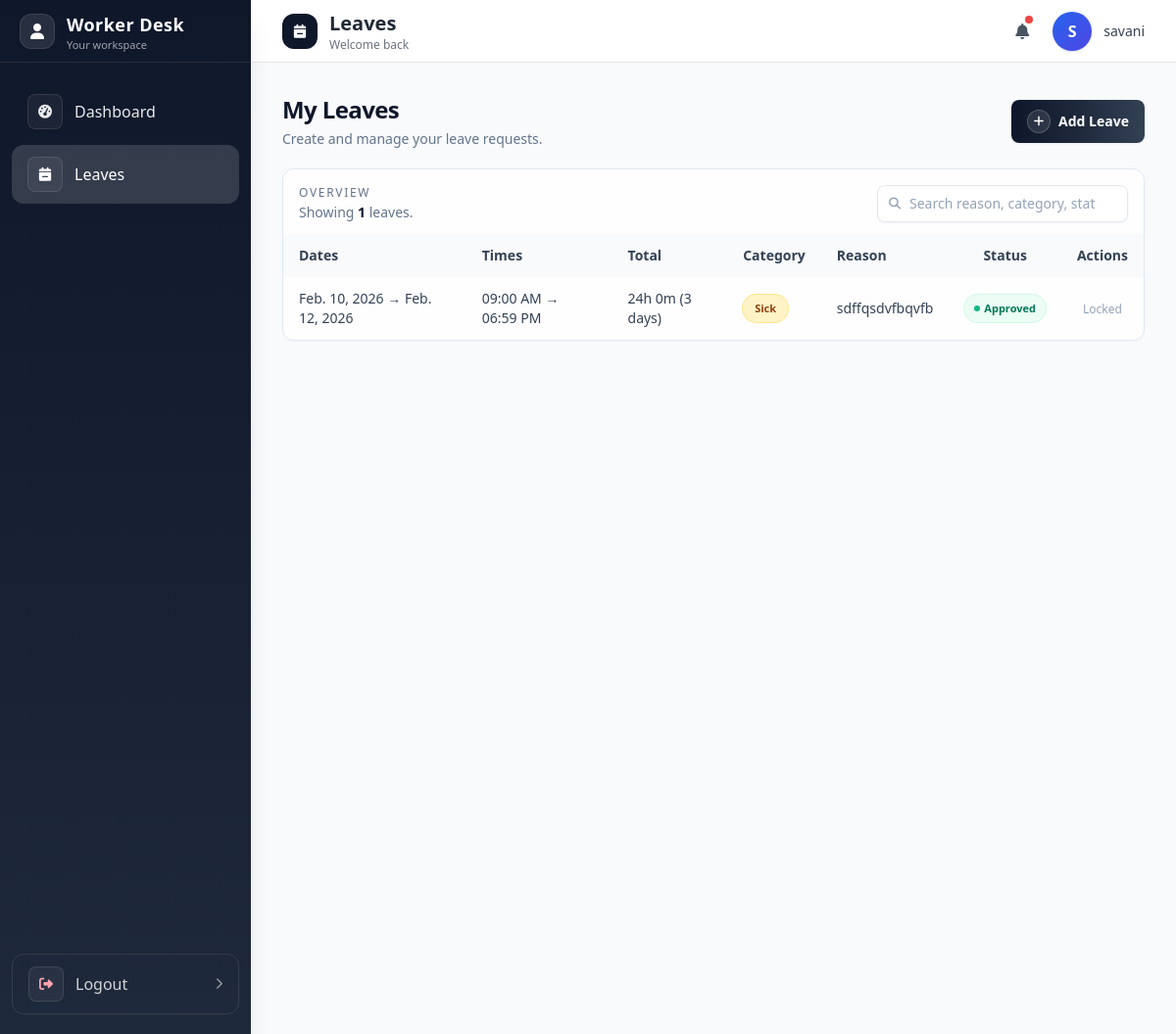
The page /workers/leave (signed in) on the database its author committed.
### admin_panel/models.py (models this page shows, shortened)
class Workers(models.Model):
    name = models.CharField(max_length=100)
    email = models.EmailField(unique=True)
    GENDER_CHOICES = [('Male', 'Male'), ('Female', 'Female'), ('Other', 'Other')]
    STATUS_CHOICES = [('Active', 'Active'), ('Inactive', 'Inactive')]
    profile_picture = models.ImageField(upload_to='worker/profile/', blank=True, null=True)
    document = models.FileField(upload_to='worker/documents/', blank=True, null=True)
    password = models.CharField(max_length=10)
    first_name = models.CharField(max_length=20)
    last_name = models.CharField(max_length=20)
    state = models.CharField(max_length=100, blank=True)
    city = models.CharField(max_length=100, blank=True)
    address = models.CharField(max_length=255, blank=True)
    mbno = models.IntegerField()
    salary = models.DecimalField(max_digits=10, decimal_places=2, default=0)
    gender = models.CharField(max_length=10, choices=GENDER_CHOICES)
    status = models.CharField(max_length=10, choices=STATUS_CHOICES)

class Leave(models.Model):
    STATUS_CHOICES = [('Pending', 'Pending'), ('Approved', 'Approved'), ('Rejected', 'Rejected')]
    CATEGORY_CHOICES = [('Sick', 'Sick'), ('Emergency', 'Emergency'), ('Casual', 'Casual')]
    worker = models.ForeignKey(Workers, on_delete=models.CASCADE, related_name='leaves')
    start_date = models.DateField()
    end_date = models.DateField()
    start_time = models.TimeField(blank=True, null=True)
    end_time = models.TimeField(blank=True, null=True)
    category = models.CharField(max_length=20, choices=CATEGORY_CHOICES, default='Casual')
    reason = models.TextField(blank=True)
    status = models.CharField(max_length=10, choices=STATUS_CHOICES, default='Pending')
    total_minutes = models.IntegerField(default=0)
    created_at = models.DateTimeField(auto_now_add=True)
    updated_at = models.DateTimeField(auto_now=True)
    class Meta:
        ordering = ['-created_at', '-id']
    @property
    def total_hm(self):
        h = (self.total_minutes or 0) // 60
        m = (self.total_minutes or 0) % 60
        return f"{h}h {m}m"
    @property
    def day_count(self):
        try:
            return (self.end_date - self.start_date).days + 1
        except Exception:
            return 0

### workers/views.py (the view)
# urls.py: path('leave', wk_leave, name='wk_leave'),
@never_cache
@worker_login_required
def wk_leave(request):
    worker_id = request.session.get('worker_id')
    worker = Workers.objects.get(id=worker_id)
    leaves = Leave.objects.filter(worker=worker).order_by('-created_at')
    return render(request, 'wk_leave.html', {
        'worker': worker,
        'leaves': leaves
    })

### workers/templates/wk_leave.html (shortened to what this page needs)
{% extends 'wk_base.html' %}
{% block wk_base %}
<main class="p-4 sm:p-6 lg:p-8 bg-slate-50 min-h-screen">
    <div class="flex flex-col sm:flex-row sm:items-center sm:justify-between gap-3 mb-5">
        <div>
            <h1 class="text-2xl font-semibold text-slate-900 tracking-tight">My Leaves</h1>
            <p class="mt-1 text-sm text-slate-500">Create and manage your leave requests.</p>
        </div>
        <button id="openLeaveModal"
            class="inline-flex items-center justify-center gap-2 rounded-lg bg-gradient-to-r from-slate-900 via-slate-800 to-slate-700 px-4 py-2.5 text-sm font-semibold text-white shadow-sm hover:from-slate-800 hover:via-slate-700 hover:to-slate-700 focus-visible:outline-none focus-visible:ring-2 focus-visible:ring-slate-500 focus-visible:ring-offset-2 focus-visible:ring-offset-slate-50 transition">
            <span class="inline-flex h-6 w-6 items-center justify-center rounded-full bg-white/10 text-xs border border-white/20">
                <i class="fa-solid fa-plus"></i>
            </span>
            <span>Add Leave</span>
        </button>
    </div>
    <section class="mt-5 rounded-xl border border-slate-200 bg-white/80 backdrop-blur-sm shadow-sm shadow-slate-100">
        <div class="flex flex-col gap-3 px-4 pt-4 pb-3 sm:flex-row sm:items-center sm:justify-between">
            <div class="space-y-0.5">
                <p class="text-xs font-medium uppercase tracking-[0.14em] text-slate-500">Overview</p>
                <p class="text-sm text-slate-500">
                    Showing
                    <span id="leaveVisibleCount" class="font-semibold text-slate-900">{{ leaves|length }}</span>
                    leaves.
                </p>
            </div>
            <div class="w-full sm:w-auto">
                <label class="relative block">
                    <span class="pointer-events-none absolute inset-y-0 left-3 flex items-center text-slate-400">
                    </span>
                    <input
                        id="leaveSearch"
                        type="text"
                        placeholder="Search reason, category, status…"
                        class="w-full sm:w-64 rounded-lg border border-slate-200 bg-white px-8 py-2 text-xs sm:text-sm
                               text-slate-700 placeholder:text-slate-400 shadow-sm
                               focus:border-slate-400 focus:outline-none focus:ring-2 focus:ring-slate-500/50">
                </label>
            </div>
        </div>
        <div class="overflow-x-auto">
            <table class="w-full text-xs sm:text-sm">
                <thead class="bg-slate-50 text-slate-700">
                    <tr>
                        <th class="px-4 py-3 text-left align-middle">Dates</th>
                        <th class="px-4 py-3 text-left align-middle">Times</th>
                        <th class="px-4 py-3 text-left align-middle">Total</th>
                        <th class="px-4 py-3 text-left align-middle">Category</th>
                        <th class="px-4 py-3 text-left align-middle">Reason</th>
                        <th class="px-4 py-3 text-center align-middle">Status</th>
                        <th class="px-4 py-3 text-center align-middle">Actions</th>
                    </tr>
                </thead>
                <tbody id="leavesTableBody" class="divide-y divide-slate-100">
                    {% for l in leaves %}
                    <tr data-leave-row class="hover:bg-slate-50">
                        <td class="px-4 py-3 align-middle text-slate-700">{{ l.start_date }} → {{ l.end_date }}</td>
                        <td class="px-4 py-3 align-middle text-slate-700">
                            {% if l.start_time or l.end_time %}
                            {{ l.start_time|time:"h:i A" }} → {{ l.end_time|time:"h:i A" }}
                            {% elif l.start_date == l.end_date %}
                            09:00 AM → 06:00 PM
                            {% else %}
                            Full day
                            {% endif %}
                        </td>
                        <td class="px-4 py-3 align-middle text-slate-700">
                            {{ l.total_hm }}{% if l.start_date != l.end_date %} ({{ l.day_count }} days){% endif %}
                        </td>
                        <td class="px-4 py-3 align-middle">
                            <span class="inline-flex items-center gap-2 px-3 py-1 rounded-full text-[11px] font-semibold
                                {% if l.category == 'Sick' %}bg-amber-100 text-amber-800 ring-1 ring-amber-200{% endif %}
                                {% if l.category == 'Emergency' %}bg-indigo-100 text-indigo-800 ring-1 ring-indigo-200{% endif %}">
                                {{ l.category }}
                            </span>
                        </td>
                        <td class="px-4 py-3 align-middle text-slate-700">{{ l.reason|default:"—" }}</td>
                        <td class="px-4 py-3 align-middle text-center">
                            <span class="inline-flex items-center gap-1 rounded-full px-2.5 py-1 text-[11px] font-semibold
                                {% if l.status == 'Approved' %}bg-emerald-50 text-emerald-700 ring-1 ring-emerald-100{% endif %}
                                {% if l.status == 'Rejected' %}bg-rose-50 text-rose-700 ring-1 ring-rose-100{% endif %}">
                                <span class="h-1.5 w-1.5 rounded-full
                                    {% if l.status == 'Approved' %}bg-emerald-500{% endif %}
                                    {% if l.status == 'Rejected' %}bg-rose-500{% endif %}"></span>
                                {{ l.status }}
                            </span>
                        </td>
                        <td class="px-4 py-3 align-middle text-center">
                            <div class="inline-flex items-center justify-center gap-2">
                                {% if l.status == 'Pending' %}
                                <button onclick="openLeaveEdit(
                                        '{% url 'wk_edit_leave' l.id %}',
                                        '{{ l.start_date }}',
                                        '{{ l.end_date }}',
                                        '{{ l.start_time|time:"H:i" }}',
                                        '{{ l.end_time|time:"H:i" }}',
                                        '{{ l.category }}',
                                        '{{ l.reason|default:''|escapejs }}'
                                    )"
                                    class="inline-flex h-8 w-8 items-center justify-center rounded-full border border-sky-200 bg-sky-50 text-sky-700 hover:bg-sky-100 hover:border-sky-300 transition"
                                    title="Edit">
                                    <i class="fa-solid fa-pen-to-square text-xs"></i>
                                    <span class="sr-only">Edit</span>
                                </button>
                                <button onclick="openLeaveDelete('{% url 'wk_delete_leave' l.id %}')"
                                    class="inline-flex h-8 w-8 items-center justify-center rounded-full border border-rose-200 bg-rose-50 text-rose-700 hover:bg-rose-100 hover:border-rose-300 transition"
                                    title="Delete">
                                    <i class="fa-solid fa-trash text-xs"></i>
                                    <span class="sr-only">Delete</span>
                                </button>
                                {% else %}
                                <span class="text-xs text-slate-400">Locked</span>
                                {% endif %}
                            </div>
                        </td>
                    </tr>
                    {% empty %}
                    <tr>
                        <td colspan="7" class="px-4 py-10 text-center text-slate-500">No leaves yet.</td>
                    </tr>
                    {% endfor %}
                </tbody>
            </table>
        </div>
    </section>
</main>
{% endblock wk_base %}

### workers/templates/wk_base.html (shortened to what this page needs)
<!DOCTYPE html>
<html lang="en">
<head>
    <script src="https://cdn.tailwindcss.com"></script>
    <link rel="stylesheet" href="https://cdnjs.cloudflare.com/ajax/libs/font-awesome/6.4.0/css/all.min.css">
</head>
<body class="bg-gray-50 text-gray-800">
    <aside id="sidebar" class="fixed top-0 left-0 z-40 h-screen w-64 bg-gradient-to-b from-slate-900 to-slate-800 shadow-xl transition-transform duration-300 ease-in-out -translate-x-full lg:translate-x-0">
        <div class="flex h-16 items-center justify-between px-5 border-b border-white/10">
            <div class="flex items-center gap-3">
                <div class="h-9 w-9 rounded-xl bg-white/10 border border-white/10 flex items-center justify-center">
                    <i class="fa-solid fa-user text-white"></i>
                </div>
                <div class="leading-tight">
                    <h1 class="text-lg font-bold text-white tracking-wide">Worker Desk</h1>
                    <p class="text-[11px] text-white/60">Your workspace</p>
                </div>
            </div>
        </div>
        <nav class="mt-5 px-3 space-y-1 overflow-y-auto h-[calc(100vh-8rem)] pb-6">
            <a href="{% url 'work_dash' %}"
               class="wk-nav-link group flex items-center gap-3 px-4 py-3 rounded-xl text-white/90 hover:text-white hover:bg-white/10 transition">
                <span class="h-9 w-9 rounded-lg bg-white/5 border border-white/10 flex items-center justify-center group-hover:bg-white/10 transition">
                    <i class="fa-solid fa-gauge-high text-sm"></i>
                </span>
                <span class="font-medium">Dashboard</span>
            </a>
            <a href="{% url 'wk_leave' %}"
               class="wk-nav-link group flex items-center gap-3 px-4 py-3 rounded-xl text-white/90 hover:text-white hover:bg-white/10 transition">
                <span class="h-9 w-9 rounded-lg bg-white/5 border border-white/10 flex items-center justify-center group-hover:bg-white/10 transition">
                    <i class="fa-solid fa-calendar-minus text-sm"></i>
                </span>
                <span class="font-medium">Leaves</span>
            </a>
        </nav>
        <div class="absolute bottom-5 left-0 right-0 px-3">
            <a href="{% url 'worker_logout' %}"
               class="group flex items-center justify-between gap-3 px-4 py-3 text-white/80 hover:text-white hover:bg-white/10 rounded-xl w-full transition-colors border border-white/10">
                <span class="flex items-center gap-3">
                    <span class="h-9 w-9 rounded-lg bg-white/5 border border-white/10 flex items-center justify-center">
                        <i class="fas fa-right-from-bracket text-sm text-rose-300"></i>
                    </span>
                    <span class="font-medium">Logout</span>
                </span>
                <i class="fa-solid fa-chevron-right text-xs text-white/50 group-hover:text-white/80 transition"></i>
            </a>
        </div>
    </aside>
    <div class="lg:ml-64">
        <header class="sticky top-0 z-20 bg-white/90 backdrop-blur border-b border-gray-200 h-16">
            <div class="flex items-center justify-between h-full px-4 sm:px-6 lg:px-8">
                <div class="flex items-center gap-4">
                    <div class="flex items-center gap-3">
                        <span class="hidden sm:inline-flex h-9 w-9 rounded-xl bg-slate-900 text-white items-center justify-center">
                            <i id="wkPageIcon" class="fa-solid fa-gauge-high text-sm"></i>
                        </span>
                        <div>
                            <h2 id="wkPageTitle" class="text-lg sm:text-xl font-semibold text-gray-800 leading-tight">Dashboard</h2>
                            <p class="hidden sm:block text-xs text-gray-500 leading-tight">Welcome back</p>
                        </div>
                    </div>
                </div>
                <div class="flex items-center gap-3 sm:gap-4">
                    <button class="relative p-2 text-gray-600 hover:text-gray-900 hover:bg-gray-100 rounded-full transition-colors focus:outline-none focus:ring-2 focus:ring-slate-200">
                        <i class="fas fa-bell"></i>
                        <span class="absolute top-1 right-1 h-2 w-2 bg-red-500 rounded-full"></span>
                    </button>
                    <div class="flex items-center gap-2 sm:gap-3">
                        <div class="w-8 h-8 sm:w-10 sm:h-10 bg-gradient-to-br from-blue-600 to-indigo-600 rounded-full flex items-center justify-center text-white font-semibold text-sm sm:text-base shadow">
                            {{ worker.name|first|upper|default:"W" }}
                        </div>
                        <span class="hidden sm:block text-sm font-medium text-gray-700">{{ worker.name }}</span>
                    </div>
                </div>
            </div>
        </header>
        {% block wk_base %}
        {% endblock wk_base %}
    </div>
</body>
</html>

### rows shown on the page
Workers: name|first "S", name "savani"
Leave: start_date "Feb. 10, 2026", end_date "Feb. 12, 2026", start_time "09:00 AM", end_time "06:59 PM", total_hm "24h 0m", day_count "3", category "Sick", reason "sdffqsdvfbqvfb", status "Approved", shows "Locked"

### other values the page prints
{{ leaves|length }} "1"
